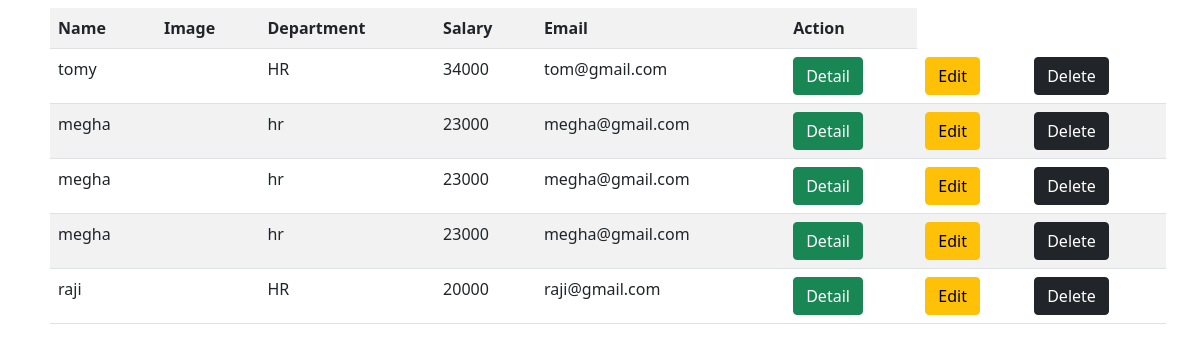
The page /employees/all/ on the database its author committed.
### crm/models.py (models this page shows, shortened)
class Employee(models.Model):
    name = models.CharField(max_length=200)
    department = models.CharField(max_length=200)
    options =(
        ("male","male"),
        ("female","female")
    )
    gender = models.CharField(max_length=100,choices=options,default="male")
    salary = models.PositiveIntegerField()
    email = models.EmailField()
    profile_pic = models.ImageField(upload_to="image",null=True,blank=True)
    address = models.CharField(max_length=200)

### crm/views.py (the view)
# urls.py: path('employees/all/',crm_views.EmployeeListView.as_view(),name="emp-list"),
class EmployeeListView(View):
    def get(self,request,*args,**kwargs):
        qs=Employee.objects.all()
        return render(request,"emp-list.html",{'employees':qs})

### crm/templates/emp-list.html (shortened to what this page needs)
<!DOCTYPE html>
<html lang="en">
<head>
    <link href="https://cdn.jsdelivr.net/npm/bootstrap@5.0.2/dist/css/bootstrap.min.css" rel="stylesheet">
</head>
<body>
    <div class="container">
        <table class="table table-striped m-2">
        <tr>
            <th>Name</th>
            <th>Image</th>
            <th>Department</th>
            <th>Salary</th>
            <th>Email</th>
            <th>Action</th>
        </tr>
        {%for emp in employees%}
        <tr>
            <td>{{emp.name}}</td>
            <td>
            </td>
            <td>{{emp.department}}</td>
            <td>{{emp.salary}}</td>
            <td>{{emp.email}}</td>
            <td><a href="{%url 'emp-details' emp.id%}" class="btn btn-success">Detail</a></td>
            <td><a href="{%url 'emp-edit' emp.id%}" class="btn btn-warning">Edit</a></td>
            <td><a href="{%url 'emp-delete' emp.id%}" class="btn btn-dark">Delete</a></td>
        </tr>
        {%endfor%}
        </table>
    </div>
</body>
</html>

### rows shown on the page
Employee: name "tomy", department "HR", salary "34000", email "tom@gmail.com"
Employee: name "megha", department "hr", salary "23000", email "megha@gmail.com"
Employee: name "megha", department "hr", salary "23000", email "megha@gmail.com"
Employee: name "megha", department "hr", salary "23000", email "megha@gmail.com"
Employee: name "raji", department "HR", salary "20000", email "raji@gmail.com"
